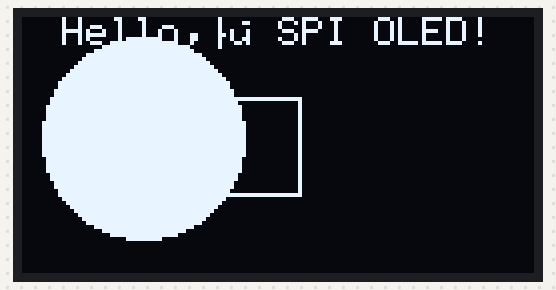
Simulated run of this sketch. Board: Arduino Uno, built with avr-gcc and run on an emulated ATmega328P. Parts: 128×64 one-colour display.

Above: at 0.1 s.

The sketch:

OLED_DISPLAY.ino
```cpp
#include <SPI.h>
#include <Adafruit_GFX.h>
#include <Adafruit_SSD1306.h>

// Define display width and height (128x64 OLED)
#define SCREEN_WIDTH 128
#define SCREEN_HEIGHT 64

// Pin definitions for SPI
/*#define sclk/D0 11
#define mosi/D1 13
#define cs   10
#define rst  9
#define dc   8*/
#define OLED_RESET    9   // Reset pin
#define OLED_DC       8   // Data/Command pin
#define OLED_CS       10  // Chip Select pin

// Create display object for SPI
Adafruit_SSD1306 display(SCREEN_WIDTH, SCREEN_HEIGHT, &SPI, OLED_DC, OLED_RESET, OLED_CS);

void setup() {
  // Start serial communication for debugging
  Serial.begin(115200);

  // Initialize OLED display with SPI
  if(!display.begin(SSD1306_SWITCHCAPVCC)) { // Internal charge pumpl
    Serial.println(F("SSD1306 allocation failed"));
    for(;;); // Loop forever if allocation fails
  }

  // Clear the display buffer
  display.clearDisplay();

  // Display text on the OLED
  display.setTextSize(1);           // Text size (1 is normal)
  display.setTextColor(SSD1306_WHITE); // Set color to white
  display.setCursor(10, 0);          // Set starting position
  display.println(F("Hello,£ SPI OLED!"));
				display.drawRect(20,20 , 50, 25, WHITE);
				display.fillCircle(30, 30, 25, WHITE);
				// Draws a rectangle.
			//	display.fillTriangle(10, 10, 50, 30, 50, 40, WHITE);


  // Update the display with the buffer
  display.display();
}

void loop() {
  // Additional code or animations can go here
}
```
